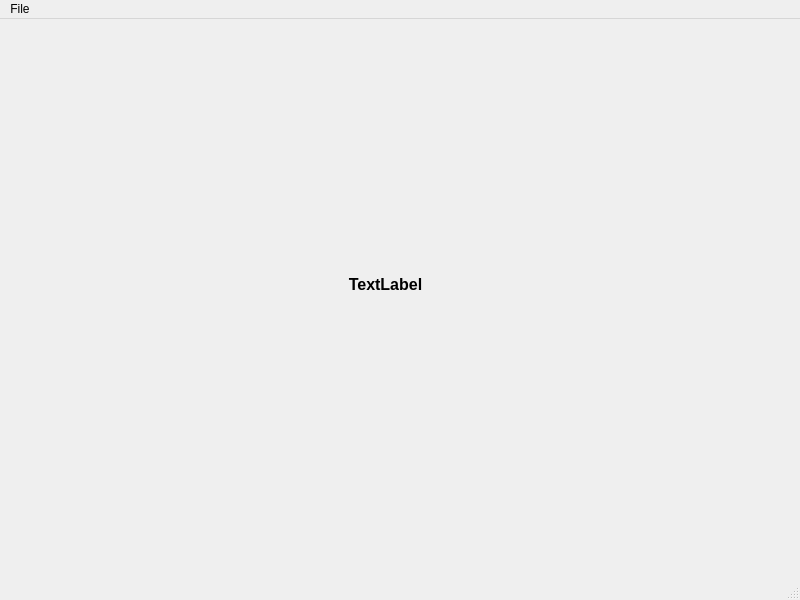
<?xml version="1.0" encoding="UTF-8"?>
<ui version="4.0">
 <class>MainWindow</class>
 <widget class="QMainWindow" name="MainWindow">
  <property name="geometry">
   <rect>
    <x>0</x>
    <y>0</y>
    <width>800</width>
    <height>600</height>
   </rect>
  </property>
  <property name="windowTitle">
   <string>MainWindow</string>
  </property>
  <widget class="QWidget" name="centralwidget">
   <widget class="QLabel" name="labelText">
    <property name="geometry">
     <rect>
      <x>260</x>
      <y>240</y>
      <width>251</width>
      <height>51</height>
     </rect>
    </property>
    <property name="font">
     <font>
      <family>Arial</family>
      <pointsize>12</pointsize>
      <weight>75</weight>
      <bold>true</bold>
     </font>
    </property>
    <property name="text">
     <string>TextLabel</string>
    </property>
    <property name="alignment">
     <set>Qt::AlignCenter</set>
    </property>
   </widget>
  </widget>
  <widget class="QMenuBar" name="menubar">
   <property name="geometry">
    <rect>
     <x>0</x>
     <y>0</y>
     <width>800</width>
     <height>21</height>
    </rect>
   </property>
   <widget class="QMenu" name="menuFile">
    <property name="styleSheet">
     <string notr="true">QMenu::item {
/*	background-color: green;
	margin-top : 4px;
	margin-bottom: 4px;*/
	color: black;
}

QMenu::item:selected {
/*	background-color: rgb(0, 120, 212);*/
	background-color: rgb(100, 120, 212);
	margin-top : 4px;
	margin-bottom: 4px;
	color: white;
}</string>
    </property>
    <property name="title">
     <string>File</string>
    </property>
    <addaction name="actionOpen"/>
    <addaction name="actionSave"/>
    <addaction name="actionTest"/>
    <addaction name="actionExit"/>
   </widget>
   <addaction name="menuFile"/>
  </widget>
  <widget class="QStatusBar" name="statusbar"/>
  <action name="actionOpen">
   <property name="icon">
    <iconset resource="res.qrc">
     <normaloff>:/img/open.png</normaloff>:/img/open.png</iconset>
   </property>
   <property name="text">
    <string>Open</string>
   </property>
   <property name="shortcut">
    <string>Ctrl+O</string>
   </property>
  </action>
  <action name="actionSave">
   <property name="icon">
    <iconset resource="res.qrc">
     <normaloff>:/img/save.png</normaloff>:/img/save.png</iconset>
   </property>
   <property name="text">
    <string>Save</string>
   </property>
   <property name="shortcut">
    <string>Ctrl+S</string>
   </property>
  </action>
  <action name="actionExit">
   <property name="text">
    <string>Exit</string>
   </property>
  </action>
  <action name="actionTest">
   <property name="checkable">
    <bool>true</bool>
   </property>
   <property name="text">
    <string>Test</string>
   </property>
  </action>
 </widget>
 <resources>
  <include location="res.qrc"/>
 </resources>
 <connections/>
</ui>
